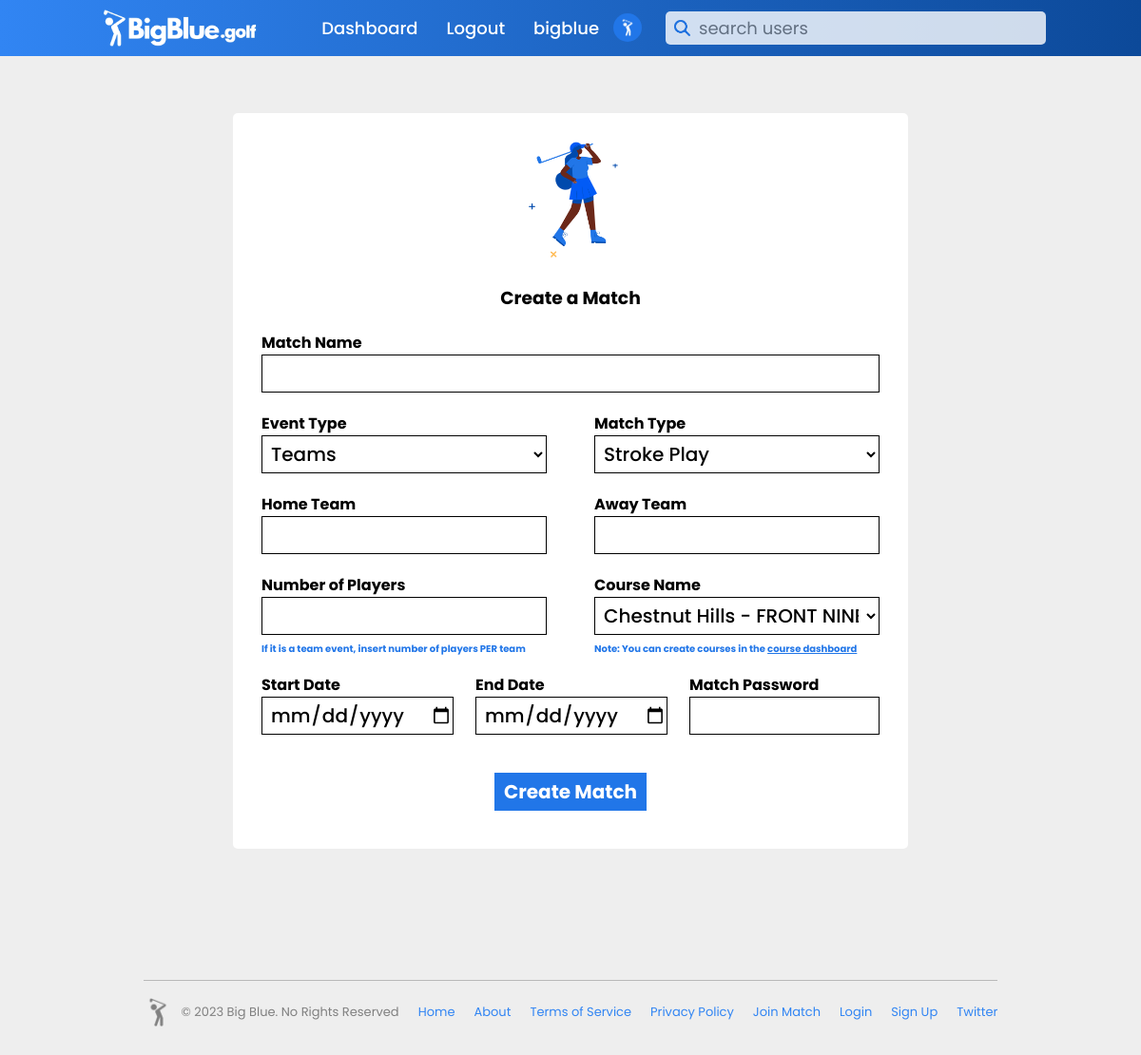
The page /create_match (signed in) on the database its author committed.
### main.py (models this page shows, shortened)
class users(db.Model):
    _id = db.Column("id", db.Integer, primary_key=True)
    name = db.Column(db.String(100))
    username = db.Column(db.String(50))
    password = db.Column(db.String(50))
    email = db.Column(db.String(100))
    rank = db.Column(db.String(10))
    gender = db.Column(db.String(10))
    bio = db.Column(db.String(500))
    team = db.Column(db.String(25))
    verified = db.Column(db.Integer)
    pic = db.Column(db.String)
    banner = db.Column(db.String)
    first_login = db.Column(db.DateTime, default="2022-06-03 03:15:12.433675")
    last_login = db.Column(db.DateTime, default="2022-06-03 03:15:12.433675")

### main.py (the view, shortened to what this page needs)
@app.route("/create_match", methods=['GET', 'POST'])
def create_match():
    found_user = users.query.filter_by(username=session['active_user'][0]).first()
    found_course = course.query.filter_by(created_by=session['active_user'][0]).all()
    if 'active_user' in session and session['active_user'][2] == "coach":
        return render_template('create_match.html', course_data=found_course, data=found_user)
    return redirect(url_for('error', msg='You do not have access to this page.'))

### templates/create_match.html (shortened to what this page needs)
{% if data.rank == 'coach' %}
    {% extends "indexcontentcoachlogin.html" %}
{% elif data.rank == 'player' %}
    {% extends "indexcontentplayerlogin.html" %}
{% else %}
    {% extends "indexcontent.html" %}
{% endif %}
{% block content %}
    <head>
        <link rel="stylesheet" href="{{ url_for('static', filename='styles/creatematch.css') }}">
    </head>
    <div class="main-container">
        <form action="/create_match" method="post">
            <img src="{{ url_for('static', filename='logo_graphics/create-match-icon.png') }}" alt="">
            <h3>Create a Match</h3>
            <div class="row-six">
                <label for="match-name">Match Name</label><br>
                <input onfocusout="hidename()" type="text" maxlength="25" name="matchname" id="match-name">
            </div>
            <div class="row-one">
                <div class="event-type">
                    <label for="event-type">Event Type</label><br>
                    <select onfocusout="doSomething()" name="eventtype" id="event-type">
                        <option name="eventtype" value="Teams">Teams</option>
                    </select>
                </div>
                <div class="match-type">
                    <label for="match-type">Match Type</label><br>
                    <select name="matchtype" id="match-type">
                        <option name="matchtype" value="Stroke Play">Stroke Play</option>
                    </select>
                </div>
            </div>
            <div id="row-two">
                <div class="home-team">
                    <label id="label-home" for="hometeam">Home Team</label><br>
                    <input onfocusout="hidehometeam()" type="text" maxlength="20" name="hometeam" id="hometeam">
                </div>
                <div class="away-team">
                    <label id="label-away" for="awayteam">Away Team</label><br>
                    <input onfocusout="hideawayteam()" type="text" maxlength="20" name="awayteam" id="awayteam">
                </div>
            </div>
            <div class="row-three">
                <div>
                    <label for="numberspots">Number of Players</label><br>
                    <input onfocusout="hidenumberofplayers()" maxlength="3" type="number" name="numberofplayers" id="numberspots"><br>
                    <label id="note" for="">If it is a team event, insert number of players PER team</label>
                </div>
                <div class="coursename">
                    <label for="coursename">Course Name</label><br>
                    <select name="coursename" id="coursename">
                        {% for item in course_data[::1] %}
                            <option name="coursename" value="{{item.course_name}}">{{item.course_name}}</option>
                        {% endfor %}
                    </select><br>
                    <label id="note" for="">Note: You can create courses in the <a href="/course_dashboard" style="color: #2176e8;">course dashboard</a></label>
                </div>
            </div>
            <div class="row-five">
                <div class="start-date">
                    <label for="startdate">Start Date</label><br>
                    <input type="date" name="starttime" id="startdate">
                </div>
                <div class="end-date">
                    <label for="enddate">End Date</label><br>
                    <input type="date" name="endtime" id="enddate">
                </div>
                <div class="password-one">
                    <label for="password-one">Match Password</label><br>
                    <input onfocusout="hidepassword()" type="text" maxlength="15" name="matchpassword" id="password-one">
                </div>
            </div>
            <div class="row-seven">
                <input type="submit" id="submit-button" onclick="return validateForm()" value="Create Match">
            </div>
        </form>
    </div>
{% endblock %}

### templates/indexcontentcoachlogin.html (shortened to what this page needs)
<!DOCTYPE html>
<html>
    <head>
    </head>
    <body>
        <header>
            <a href="/">
                <img id="logo-image" src="{{ url_for('static', filename='logo_graphics/BigBlue_NewLogo-White.png') }}" class="logo">
            </a>
            <div>
                <ul class="navigation">
                    <li><a href="/dashboard">Dashboard</a></li>
                    <li><a href="/logout">Logout</a></li>
                    <li><a href="/profile">{{data.username}}</a></li>
                    <li><a href=""><img id="profile-pic" src="{{ url_for('static', filename='logo_graphics/user_photos/' + data.pic) }}" alt=""></a></li>
                    <form id="search-form" action="/search/" method="post">
                        <input id="searchbar" name="searchbar" type="text" placeholder="search users"></input>
                    </form>
                </ul>
            </div>
        </header>
        {% block content %}
        {% endblock %}
    </body>
    <footer>
        <div>
            <div>
                <div class="big-blue-copyright">
                    <img id="basic-golfer-image" src="{{ url_for('static', filename='logo_graphics/basicgolfergrey.png') }}" class="logo">
                    <p>© 2023 Big Blue. No Rights Reserved</p>
                </div>
                <div>
                    <a href="/">Home</a>
                    <a href="/about">About</a>
                    <a href="/termsofservice">Terms of Service</a>
                    <a href="/privacypolicy">Privacy Policy</a>
                    <a href="/joincode">Join Match</a>
                    <a href="/login">Login</a>
                    <a href="/create_account">Sign Up</a>
                    <a href="https://twitter.com/bigbluegolfapp" id="twitter_href">Twitter</a>
                </div>
            </div>
        </div>
    </footer>
</html>

### rows shown on the page
users: username "bigblue", pic (picture)

### other values the page prints
form field coursename "Chestnut Hills - FRONT NINE"
